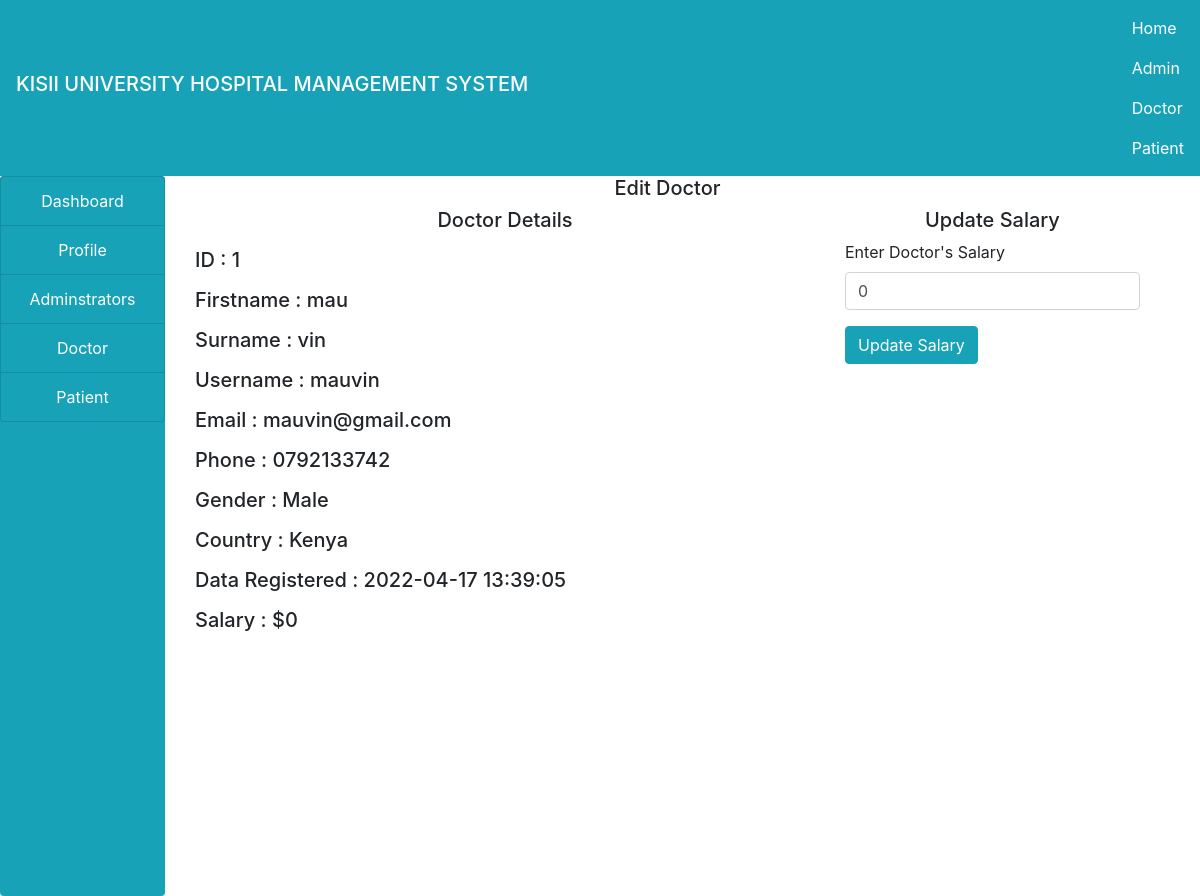
The page /admin/edit.php?id=1 on the database its author committed.
### tables this page shows
CREATE TABLE IF NOT EXISTS `doctors` (
  `id` int(100) NOT NULL AUTO_INCREMENT,
  `firstname` varchar(100) NOT NULL,
  `surname` varchar(100) NOT NULL,
  `username` varchar(100) NOT NULL,
  `email` varchar(100) NOT NULL,
  `gender` varchar(100) NOT NULL,
  `phone` varchar(100) NOT NULL,
  `country` varchar(100) NOT NULL,
  `password` varchar(100) NOT NULL,
  `salary` varchar(100) NOT NULL,
  `data_reg` varchar(100) NOT NULL,
  `status` varchar(100) NOT NULL,
  `profile` varchar(100) NOT NULL,
  PRIMARY KEY (`id`)
);

### admin/edit.php (the view, shortened to what this page needs)
<!DOCTYPE html>
<html>
<head>
</head>
<body>
	<?php
		include("../include/header.php");
		include("../include/connection.php");
	?>
	<div class="container-fluid">
		<div class="col-md-12">
			<div class="row">
				<div class="col-md-2" style="margin-left: -30px;">
					<?php
					include("sidenav.php");
					?>
				</div>
				<div class="col-md-10">
					<h5 class="text-center">Edit Doctor</h5>
					<?php
						 if (isset($_GET['id'])) {
						 	$id = $_GET['id'];
						 	$query = "SELECT * FROM doctors WHERE id='$id'";
						 	$res = mysqli_query($connect,$query);
						 	$row = mysqli_fetch_array($res);
						 }
					?>
					<div class="row">
						<div class="col-md-8">
							<h5 class="text-center">Doctor Details</h5>
							<h5 class="my-3">ID : <?php echo $row['id']; ?></h5>
							<h5 class="my-3">Firstname : <?php echo $row['firstname']; ?></h5>
							<h5 class="my-3">Surname : <?php echo $row['surname']; ?></h5>
							<h5 class="my-3">Username : <?php echo $row['username']; ?></h5>
							<h5 class="my-3">Email : <?php echo $row['email']; ?></h5>
							<h5 class="my-3">Phone : <?php echo $row['phone']; ?></h5>
							<h5 class="my-3">Gender : <?php echo $row['gender']; ?></h5>
							<h5 class="my-3">Country : <?php echo $row['country']; ?></h5>
							<h5 class="my-3">Data Registered : <?php echo $row['data_reg']; ?></h5>
							<h5 class="my-3">Salary : $<?php echo $row['salary']; ?></h5>
						</div>
						<div class="col-md-4">
							<h5 class="text-center">Update Salary</h5>
							<form method="post">
								<label>Enter Doctor's Salary</label>
								<input type="number" name="salary" class="form-control" autocomplete="off" placeholder="Enter Doctor's Salary" value="<?php echo $row['salary']; ?>">
								<input type="submit" name="update" class="btn btn-info my-3" value="Update Salary">
							</form>
						</div>
					</div>
				</div>
			</div>
		</div>
	</div>
</body>
</html>

### rows shown on the page
doctors: id "1", firstname "mau", surname "vin", username "mauvin", email "mauvin@gmail.com", phone "0792133742", gender "Male", country "Kenya", data_reg "2022-04-17 13:39:05", salary "0"
